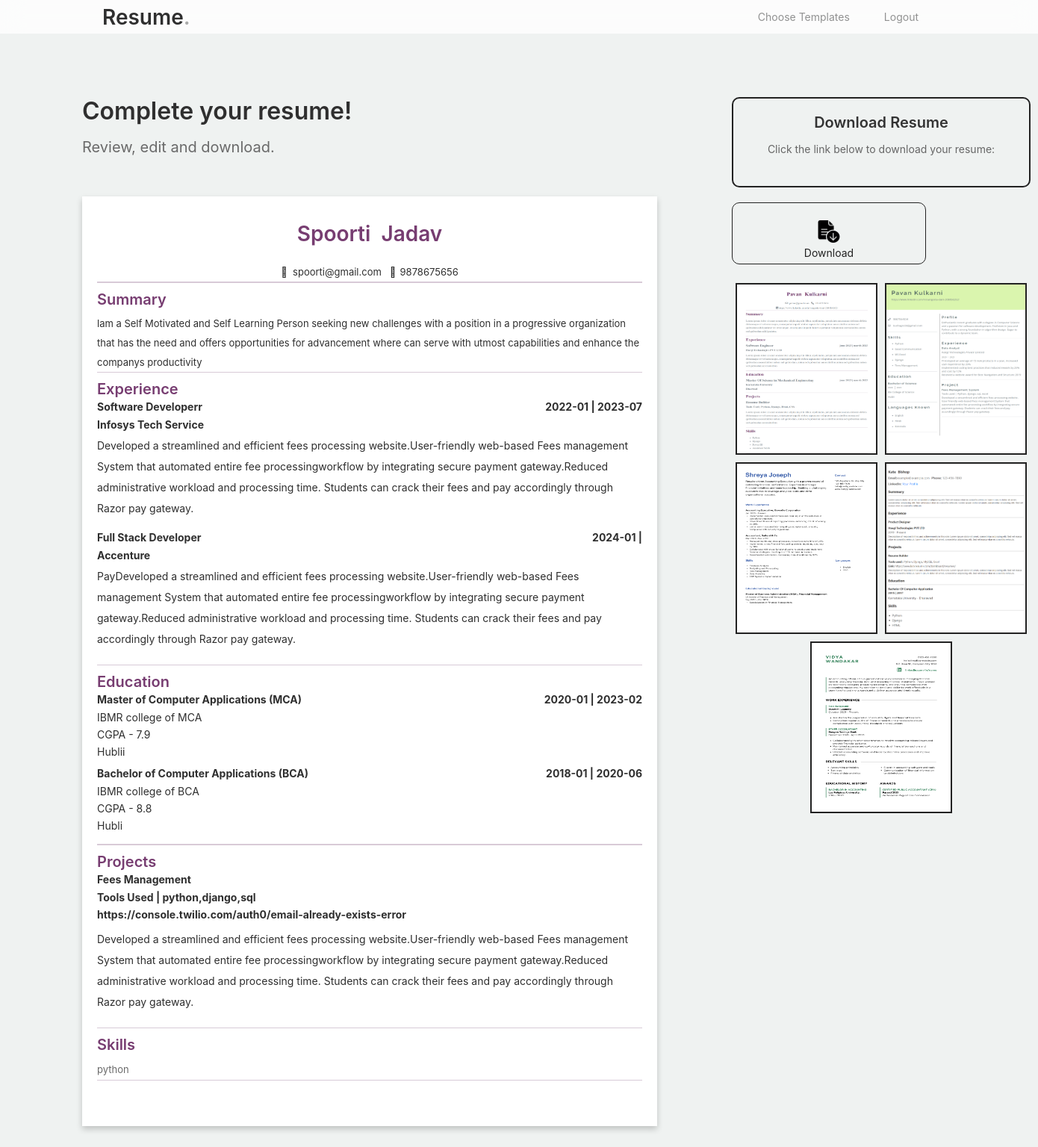
The app's page /template1/2 (signed in), older data.
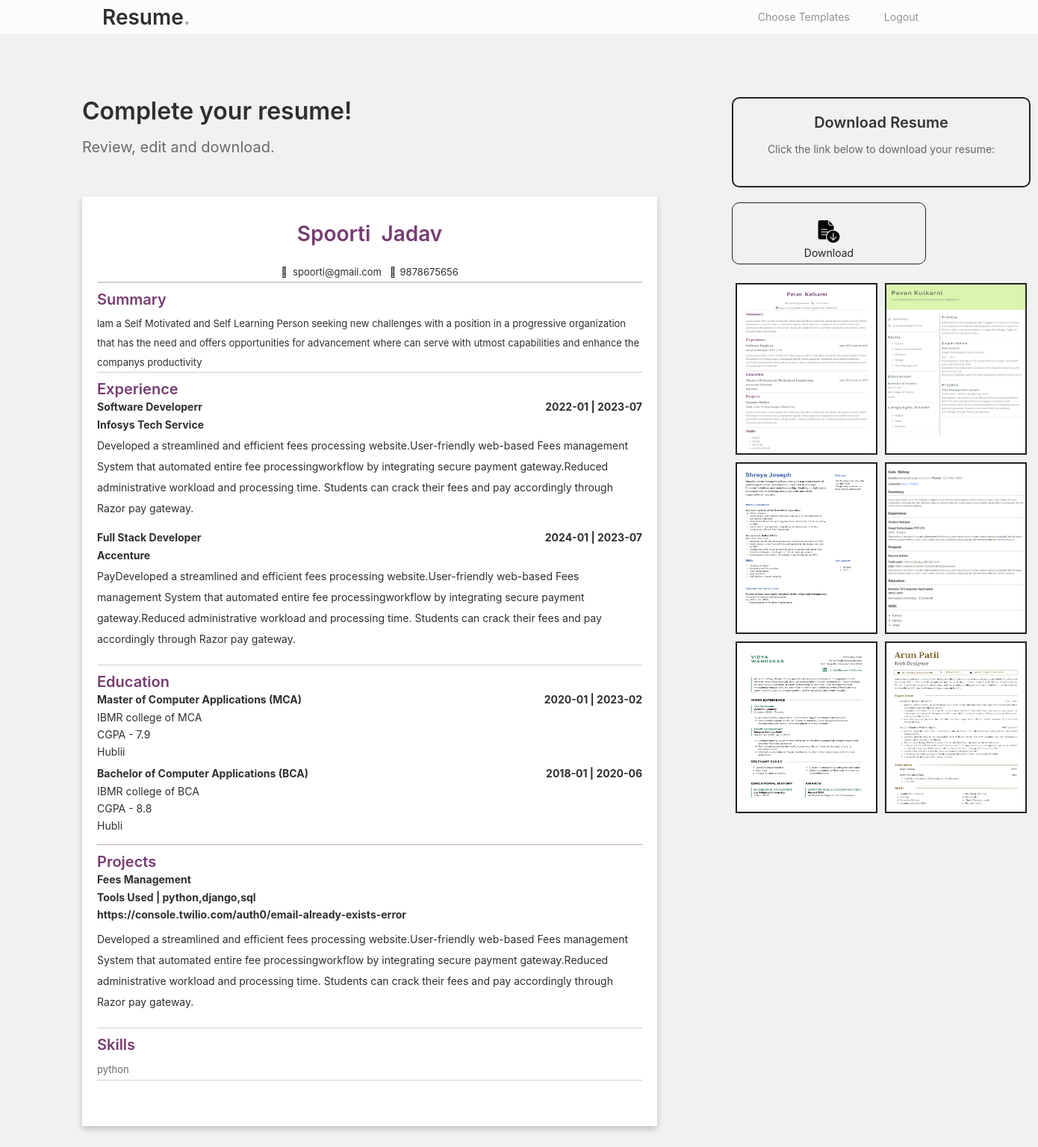
The same page, newer data.
### resume_builder/models.py (models this page shows)
class Experience(models.Model):
    user_id = models.ForeignKey('NewUser', on_delete=models.CASCADE)
    designation = models.CharField(max_length=800,default='designation')
    company_name = models.CharField(max_length=800,default='company name')
    from_date = models.CharField(max_length=800,default='from date')
    to_date = models.CharField(max_length=800,default='to date')
    description = models.CharField(max_length=1000,default='experience description')

class Education(models.Model):
    user_id = models.ForeignKey('NewUser', on_delete=models.CASCADE)
    college_name = models.CharField(max_length=800,default='college name')
    degree = models.CharField(max_length=800,default='education')
    from_date = models.CharField(max_length=800,default='from date')
    to_date = models.CharField(max_length=800,default='to date')
    city = models.CharField(max_length=800,default='city')
    cgpa = models.CharField(max_length=800,default='CGPA')

class Project(models.Model):
    user_id = models.ForeignKey('NewUser', on_delete=models.CASCADE)
    project_name = models.CharField(max_length=800,default='project_name')
    tools_used = models.CharField(max_length=800,default='company name')
    project_link = models.CharField(max_length=800,default='project link')
    description = models.CharField(max_length=1000,default='project description')

class User_skills(models.Model):
    user_id = models.ForeignKey('NewUser', on_delete=models.CASCADE)
    skills = models.CharField(max_length=800,default='skills')

class TemplatesInfo(models.Model):
    template_image = models.ImageField(upload_to='uploaded_images/',default="profile")
    view_name = models.CharField(max_length=300,default='none')
    id_name=models.CharField(max_length=300,default='none')
    price = models.CharField(max_length=100, default="30")

### resume_builder/views.py (the view)
# urls.py: path('template1/<int:id>',views.template1,name="template1"),
def template1(request,id):
    user_id = request.user.id
    template_id = id
    data = TemplatesInfo.objects.get(id=template_id)
    template_html_id = data.id_name
    personal_info = Header.objects.get(user_id_id=user_id)
    exp_info = Experience.objects.filter(user_id_id=user_id)
    edu_info = Education.objects.filter(user_id_id=user_id)
    pro_info = Project.objects.filter(user_id_id=user_id)
    skills_info = User_skills.objects.filter(user_id_id=user_id).first()
    s = skills_info.skills
    skills_list = [skill.strip() for skill in s.split(',')]
    print(skills_list)
    certificates_info = Certificates.objects.filter(user_id_id=user_id).first()
    print(certificates_info)
    lang_list = []
    lang_info = Languages.objects.filter(user_id_id=user_id).first()
    if lang_info:
        languages_known = lang_info.languages_known
        lang_list = [x.strip() for x in languages_known.split(',')]
    temp_data = TemplatesInfo.objects.all()
    context = {
        'template_html_id':template_html_id,
        'personal_info':personal_info,
        'exp_info':exp_info,
        'edu_info':edu_info,
        'pro_info':pro_info,
        'skills_list':skills_list,
        'certificates_info':certificates_info,
        'lang_list':lang_list,
        'temp_data':temp_data,
        'template_id':template_id
    }
    return render(request,'template1.html',context)

### resume_builder/templates/template1.html (shortened to what the changed rows need)
<!doctype html>
<html lang="en">
<head>
  <link href="/static/home_assets/css/bootstrap.min.css" rel="stylesheet">
  <link href="https://cdnjs.cloudflare.com/ajax/libs/font-awesome/6.0.0-beta3/css/all.min.css" rel="stylesheet">
  <link rel="stylesheet" href="https://cdnjs.cloudflare.com/ajax/libs/font-awesome/6.4.0/css/all.min.css"
 />
  <link rel="stylesheet" href="https://cdnjs.cloudflare.com/ajax/libs/font-awesome/6.4.0/css/all.min.css"
 />
  <link rel="stylesheet" href="https://use.fontawesome.com/releases/v5.15.4/css/all.css" />
  <link href="/static/home_assets/css/tiny-slider.css" rel="stylesheet">
  <link href="/static/home_assets/css/style.css" rel="stylesheet">
  <link href="/static/home_assets/css/own.css" rel="stylesheet">
  <link href="/static/home_assets/css/template1.css" rel="stylesheet">
  <link rel="stylesheet" href="/static/home_assets/css/responsive.css">
  <link rel="stylesheet" href="https://cdnjs.cloudflare.com/ajax/libs/font-awesome/6.0.0/css/all.min.css">
</head>
<body>
  <div class="hero">
    <div class="final-container">
      <div class="temp">
        <h2 class="section-title" style="margin-bottom: 15px;">Complete your resume!</h2>
        <div id="template1" style="display: none;" class="content_wrapper template-div">
          <div id="dynamicContent">
            <div>
              {% if exp_info %}
              <div class="experience">
                {% for x in exp_info %}
                <div class="exp-container" style="margin-bottom: 20px;">
                  <div class="sub_heading1" style="margin-bottom: 15px;">
                    <div >
                      <p id="Display_Designation">{{x.designation}}</p>
                    </div>
                    <div>
                      <p class="date"><span id="Display_From">{{x.from_date}}</span> | <span
                          id="Display_To">{{x.to_date}}</span></p>
                    </div>
                  </div>
                  <p class="sub_heading2" id="Display_Cname" style="margin-bottom: 10px;">{{x.company_name}}</p>
                  <p class="exp" id="Display_Description">
                    {{x.description}}
                  </p>
                </div>
                {% endfor %}
              </div>
              {% endif %}
              {% if edu_info %}
              <div class="education-side">
                <div class="education">
                  {% for x in edu_info %}
                  <div class="education-container" style="margin-bottom: 20px;">
                    <div class="sub_heading1" style="margin-bottom: 15px;">
                      <div>
                        <p id="displayDegree">{{x.degree}}</p>
                      </div>
                      <div>
                        <p class="date"><span id="displayDegreeFrom">{{x.from_date}}</span> | <span
                            id="displayDegreeTo">{{x.to_date}}</span></p>
                      </div>
                    </div>
                    <p class="sub_heading3" style="margin-bottom: 15px ;" id="displayCollege">{{x.college_name}}</p>
                    {% if x.cgpa %}
                    <p class="sub_heading3"  style="margin-bottom: 15px;" id="displayCity">CGPA - {{x.cgpa}}</p>
                    {% endif %}
                    {% if x.city %}
                    <p class="sub_heading3" style="margin-bottom: 15px;"  id="displayCity">{{x.city}}</p>
                    {% endif %}
                  </div>
                  {% endfor %}
                </div>
              </div>
              {% endif %}
              {% if pro_info %}
              <div class="projects project-sec" >
                {% for x in pro_info %}
                <div style="margin-bottom: 20px;">
                <div class="sub_heading1" style="margin-bottom: 15px;">
                  <div>
                    <p id="displayProjectName">{{x.project_name}}</p>
                  </div>
                </div>
                <p style="margin-bottom: 15px;" class="sub_heading2">Tools Used | <span id="displayTools">{{x.tools_used}}</span></p>
                {% if x.project_link %}
                <a href="{{x.project_link}}" style="text-decoration: none;">
                  <p class="sub_heading2" style="margin-bottom: 15px;"><span id="displayTools">{{x.project_link}}</span></p>
                </a>
                {% endif %}
                <p class="projects" id="displayProjectDes">{{x.description}}
                </p>
               </div>
               {% endfor %}
              </div>
              {% endif %}
              {% if skills_list %}
              <div class="skills">
                <ul id="three_col_list">
                  {% for x in skills_list %}
                  <li>{{ x }}</li>
                  {% endfor %}
                </ul>
              </div>
              {% endif %}
            </div>
          </div>
        </div>
      </div>
      <div class="temp-styles">
        <div class="image-grid">
          {% for image_url in temp_data %}
              <div class="image-item">
                 <a href="/template1/{{image_url.id}}"><img src="/{{ image_url.template_image }}" alt="Image"></a>
              </div>
          {% endfor %}
      </div>
    </div>
    </div>
  </div>
</body>
</html>

Row changes from the older to the newer data that the page shows:
changed Experience "Full Stack Developer": to_date (not shown) → "2023-07"
added TemplatesInfo: template_image (picture)
